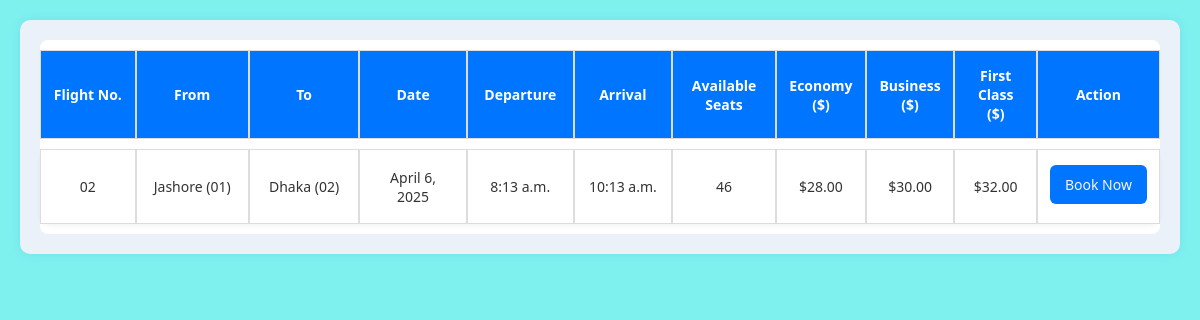
The page /flight/6/ on the database its author committed.
### AirLine/models.py (models this page shows, shortened)
class Flight(models.Model):
    flight_number = models.CharField(max_length=20, unique=True, verbose_name="Flight Number")
    flight_name = models.CharField(max_length=100, verbose_name="Flight Name")
    source_airport = models.ForeignKey(Airport, related_name="departing_flights", on_delete=models.CASCADE, verbose_name="Source Airport")
    destination_airport = models.ForeignKey(Airport, related_name="arriving_flights", on_delete=models.CASCADE, verbose_name="Destination Airport")
    date = models.DateField(verbose_name="Flight Date")
    departure_time = models.TimeField(null=True, blank=True, verbose_name="Departure Time")
    arrival_time = models.TimeField(null=True, blank=True, verbose_name="Arrival Time")
    available_seats = models.PositiveIntegerField(default=50, verbose_name="Available Seats")
    economy_price = models.DecimalField(max_digits=10, decimal_places=2, verbose_name="Economy Class Price")
    business_price = models.DecimalField(max_digits=10, decimal_places=2, verbose_name="Business Class Price")
    first_class_price = models.DecimalField(max_digits=10, decimal_places=2, verbose_name="First Class Price")
    created_at = models.DateTimeField(auto_now_add=True, verbose_name="Created At")
    updated_at = models.DateTimeField(auto_now=True, verbose_name="Last Updated")
    class Meta:
        verbose_name = "Flight"
        verbose_name_plural = "Flights"
        ordering = ['date', 'departure_time']

class Airport(models.Model):
    name = models.CharField(max_length=100, verbose_name="Airport Name")
    city = models.CharField(max_length=100, verbose_name="City")
    country = models.CharField(max_length=100, verbose_name="Country")
    code = models.CharField(max_length=10, unique=True, verbose_name="Airport Code (IATA/ICAO)")
    class Meta:
        verbose_name = "Airport"
        verbose_name_plural = "Airports"
        ordering = ['city', 'name']

### AirLine/views.py (the view)
# urls.py: path('flight/<int:flight_id>/', views.flight_show, name='flight_show'),
def flight_show(request, flight_id):
    flight = get_object_or_404(Flight, id=flight_id)
    source = request.GET.get('source', flight.source_airport.city)
    destination = request.GET.get('destination', flight.destination_airport.city)
    date = request.GET.get('date', flight.date)
    context = {
        'flights': [flight],
        'source': source,
        'destination': destination,
        'date': date,
    }
    return render(request, 'flight_show.html', context)

### templates/flight_show.html (shortened to what this page needs)
<!DOCTYPE html>
<html lang="en">
<head>
    <link rel="stylesheet" href="/static/css/flight_show.css">
</head>
<body>
    <div class="table-wrapper">
        <div class="actual-result-div">
            <div id="flights_div2">
                {% if flights %}
                    <table class="flight-table">
                        <thead>
                            <tr>
                                <th>Flight No.</th>
                                <th>From</th>
                                <th>To</th>
                                <th>Date</th>
                                <th>Departure</th>
                                <th>Arrival</th>
                                <th>Available Seats</th>
                                <th>Economy ($)</th>
                                <th>Business ($)</th>
                                <th>First Class ($)</th>
                                <th>Action</th>
                            </tr>
                        </thead>
                        <tbody>
                            {% for flight in flights %}
                            <tr>
                                <td>{{ flight.flight_number }}</td>
                                <td>{{ flight.source_airport.city }} ({{ flight.source_airport.code }})</td>
                                <td>{{ flight.destination_airport.city }} ({{ flight.destination_airport.code }})</td>
                                <td>{{ flight.date }}</td>
                                <td>{{ flight.departure_time }}</td>
                                <td>{{ flight.arrival_time }}</td>
                                <td>{{ flight.available_seats }}</td>
                                <td>${{ flight.economy_price }}</td>
                                <td>${{ flight.business_price }}</td>
                                <td>${{ flight.first_class_price }}</td>
                                <td>
                                    <a href="{% url 'buy_ticket' %}?flight_id={{ flight.id }}&source_id={{ flight.source_airport.id }}&destination_id={{ flight.destination_airport.id }}&departure_date={{ flight.date }}"
                                       class="details-btn">Book Now</a>
                                </td>
                            </tr>
                            {% endfor %}
                        </tbody>
                    </table>
                {% else %}
                    <p class="error">No flights found for the selected route and date.</p>
                {% endif %}
            </div>
        </div>
    </div>
</body>
</html>

### static/css/flight_show.css (style rules this page uses)
body { background-color: #7ef0ee; font-family: 'Segoe UI', Tahoma, Geneva, Verdana, sans-serif; margin: 0; padding: 20px; }
.table-wrapper { padding: 20px; background-color: #eaf1f8; border-radius: 10px; box-shadow: 0 0 10px rgba(0, 117, 255, 0.1); max-width: 1200px; margin: auto; }
.flight-table { width: 100%; border-collapse: separate; border-spacing: 0 10px; background: #fff; border-radius: 8px; font-size: 14px; color: #333; }
.flight-table thead { background-color: #0075ff; color: #fff; }
.flight-table th, .flight-table td { padding: 15px 12px; text-align: center; border: 1px solid #ddd; vertical-align: middle; }
.flight-table th:nth-child(1), .flight-table td:nth-child(1) { width: 10%; }
.flight-table th:nth-child(2), .flight-table td:nth-child(2), .flight-table th:nth-child(3), .flight-table td:nth-child(3) { width: 12%; }
.flight-table th:nth-child(4), .flight-table td:nth-child(4) { width: 12%; }
.flight-table th:nth-child(5), .flight-table td:nth-child(5), .flight-table th:nth-child(6), .flight-table td:nth-child(6) { width: 10%; }
.flight-table th:nth-child(7), .flight-table td:nth-child(7) { width: 10%; }
.flight-table th:nth-child(8), .flight-table td:nth-child(8), .flight-table th:nth-child(9), .flight-table td:nth-child(9), .flight-table th:nth-child(10), .flight-table td:nth-child(10) { width: 8%; }
.flight-table th:nth-child(11), .flight-table td:nth-child(11) { width: 10%; }
.flight-table tbody tr { min-height: 60px; height: auto; background-color: #fff; border-radius: 10px; box-shadow: 0 2px 5px rgba(0, 0, 0, 0.05); transition: background-color 0.3s; }
.details-btn { display: inline-block; background-color: #0075ff; color: rgb(249, 245, 245); border: none; padding: 10px 15px; cursor: pointer; border-radius: 6px; font-size: 14px; text-decoration: none; white-space: nowrap; overflow: hidden; text-overflow: ellipsis; max-width: 100%; box-sizing: border-box; transition: background-color 0.3s; }
.flight-table td:last-child { max-width: 110px; overflow: hidden; }

### rows shown on the page
Flight: flight_number "02", source_airport.city "Jashore", source_airport.code "01", destination_airport.city "Dhaka", destination_airport.code "02", date "April 6, 2025", departure_time "8:13 a.m.", arrival_time "10:13 a.m.", available_seats "46", economy_price "28.00", business_price "30.00", first_class_price "32.00"
